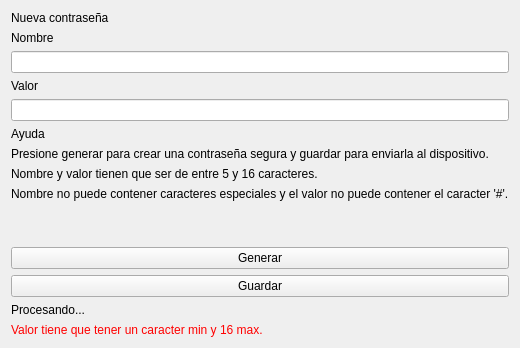
              <widget class="QWidget" name="newPasswordPage">
               <layout class="QVBoxLayout" name="verticalLayout_10">
                <item>
                 <widget class="QLabel" name="label_38">
                  <property name="text">
                   <string>Nueva contraseña</string>
                  </property>
                 </widget>
                </item>
                <item>
                 <widget class="QLabel" name="label_39">
                  <property name="text">
                   <string>Nombre</string>
                  </property>
                 </widget>
                </item>
                <item>
                 <widget class="QLineEdit" name="newPasswordName"/>
                </item>
                <item>
                 <widget class="QLabel" name="label_40">
                  <property name="text">
                   <string>Valor</string>
                  </property>
                 </widget>
                </item>
                <item>
                 <widget class="QLineEdit" name="newPasswordValue"/>
                </item>
                <item>
                 <widget class="QLabel" name="label_41">
                  <property name="text">
                   <string>Ayuda</string>
                  </property>
                 </widget>
                </item>
                <item>
                 <widget class="QLabel" name="label_42">
                  <property name="text">
                   <string>Presione generar para crear una contraseña segura y guardar para enviarla al dispositivo.</string>
                  </property>
                  <property name="wordWrap">
                   <bool>true</bool>
                  </property>
                 </widget>
                </item>
                <item>
                 <widget class="QLabel" name="label_22">
                  <property name="text">
                   <string>Nombre y valor tienen que ser de entre 5 y 16 caracteres.</string>
                  </property>
                 </widget>
                </item>
                <item>
                 <widget class="QLabel" name="label_23">
                  <property name="text">
                   <string>Nombre no puede contener caracteres especiales y el valor no puede contener el caracter '#'.</string>
                  </property>
                 </widget>
                </item>
                <item>
                 <spacer name="verticalSpacer_10">
                  <property name="orientation">
                   <enum>Qt::Vertical</enum>
                  </property>
                  <property name="sizeHint" stdset="0">
                   <size>
                    <width>20</width>
                    <height>40</height>
                   </size>
                  </property>
                 </spacer>
                </item>
                <item>
                 <widget class="QPushButton" name="generateNewPassword">
                  <property name="text">
                   <string>Generar</string>
                  </property>
                 </widget>
                </item>
                <item>
                 <widget class="QPushButton" name="saveNewPassword">
                  <property name="text">
                   <string>Guardar</string>
                  </property>
                 </widget>
                </item>
                <item>
                 <widget class="QLabel" name="newPasswordStatusLabel">
                  <property name="text">
                   <string>Procesando...</string>
                  </property>
                 </widget>
                </item>
                <item>
                 <widget class="QLabel" name="newPasswordErrorLabel">
                  <property name="styleSheet">
                   <string notr="true">color:red;</string>
                  </property>
                  <property name="text">
                   <string>Valor tiene que tener un caracter min y 16 max.</string>
                  </property>
                 </widget>
                </item>
               </layout>
              </widget>
